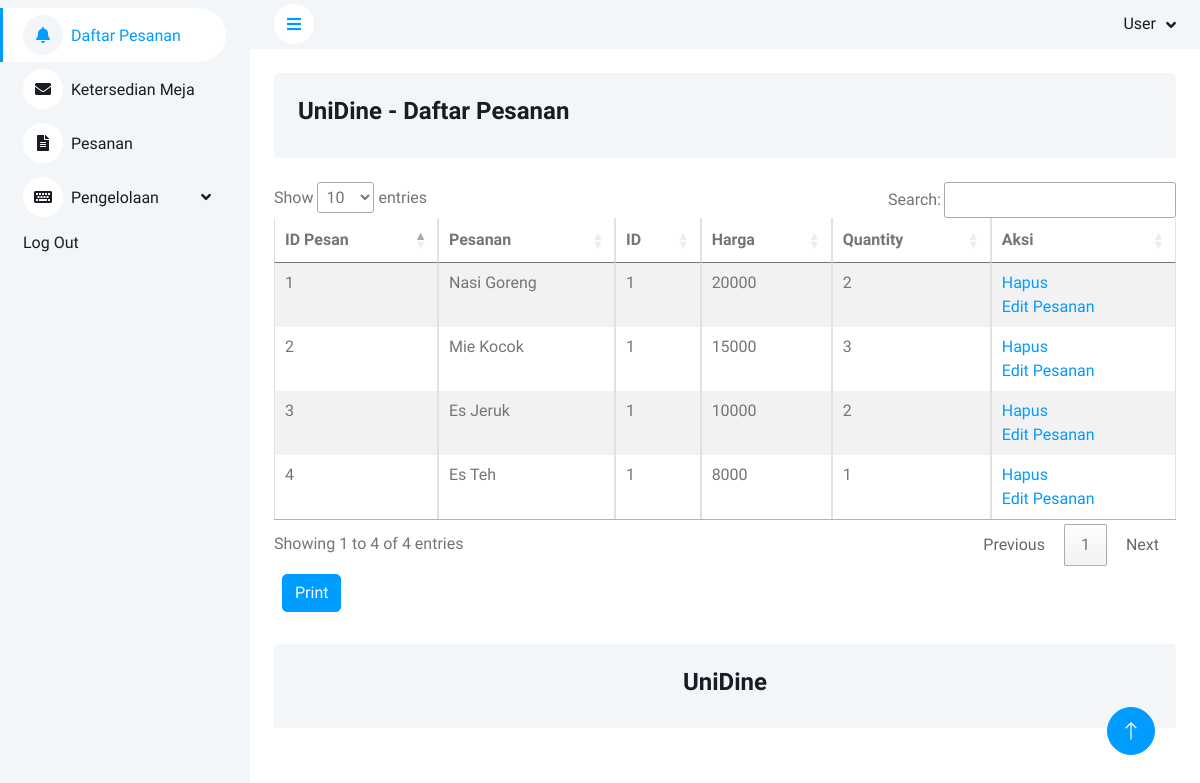
The page /EditPesanan.php?id=1 on the database its author committed.
### tables this page shows
CREATE TABLE `tbl_temp_pesanan` (
  `id_order` int(7) NOT NULL,
  `id_pesanan` varchar(55) NOT NULL,
  `id_menu` varchar(11) NOT NULL,
  `qt` int(4) NOT NULL
);

CREATE TABLE `tbl_menu` (
  `id` int(5) NOT NULL,
  `kd_menu` varchar(10) NOT NULL,
  `nama` varchar(200) NOT NULL,
  `deks` text NOT NULL,
  `kategori` varchar(50) NOT NULL,
  `harga` int(20) NOT NULL,
  `pic` varchar(200) NOT NULL,
  `status` varchar(50) NOT NULL
);

### EditPesanan.php (the view, shortened to what this page needs)
<!DOCTYPE html>
<html lang="en">
<head>
    <link href="https://cdnjs.cloudflare.com/ajax/libs/font-awesome/5.10.0/css/all.min.css" rel="stylesheet">
    <link href="https://cdn.jsdelivr.net/npm/bootstrap-icons@1.4.1/font/bootstrap-icons.css" rel="stylesheet">
    <link href="lib/owlcarousel/assets/owl.carousel.min.css" rel="stylesheet">
    <link href="lib/tempusdominus/css/tempusdominus-bootstrap-4.min.css" rel="stylesheet" />
    <link href="css/bootstrap.min.css" rel="stylesheet">
    <link href="css/style.css" rel="stylesheet">
    <link rel="stylesheet" href="//cdn.datatables.net/1.13.6/css/jquery.dataTables.min.css">
</head>
<body>
    <div class="container-xxl position-relative bg-white d-flex p-0">
        <div class="sidebar pe-4 pb-3">
            <nav class="navbar bg-light navbar-light">
                <div class="navbar-nav w-100 ">
                    <a href="index.php" class="nav-item nav-link active"><i class="fa fa-bell me-2"></i>Daftar Pesanan</a>
                    <a href="KetersediaanMeja.php" class="nav-item nav-link "><i class="fa fa-envelope me-2"></i>Ketersedian Meja</a>
                    <a href="Pesanan.php" class="nav-item nav-link"><i class="fa fa-file-alt me-2"></i>Pesanan</a>
                    <div class="nav-item dropdown">
                        <a href="#" class="nav-link dropdown-toggle" data-bs-toggle="dropdown"><i class="fa fa-keyboard me-2"></i>Pengelolaan</a>
                    </div>
                    <a href="Login.php" class="nav-item nav-link">Log Out</a>
                </div>
            </nav>
        </div>
        <div class="content">
            <nav class="navbar navbar-expand bg-light navbar-light sticky-top px-4 py-0">
                <a href="#" class="sidebar-toggler flex-shrink-0">
                    <i class="fa fa-bars"></i>
                </a>
                <div class="navbar-nav align-items-center ms-auto">
                    <div class="nav-item dropdown">
                        <a href="#" class="nav-link dropdown-toggle" data-bs-toggle="dropdown">
                            <span class="d-none d-lg-inline-flex">User</span>
                        </a>
                    </div>
                </div>
            </nav>
            <div class="container-fluid mb-4 pt-4 px-4 ">
                <div class="bg-light rounded-top p-4">
                    <div class="row">
                        <p class="h4"> UniDine - Daftar Pesanan</p>
                    </div>
                </div>
            </div>
             <section class="mx-4">
                <table id="myTable" class="table table-striped table-bordered table-responsive table-hover">
                    <thead>
                        <tr>
                        <th>ID Pesan</th>
                        <th>Pesanan</th>
                            <th>ID</th>
                            <th>Harga </th>
                            <th>Quantity</th>
                            <th>Aksi</th>
                        </tr>
                    </thead>
                    <tbody>
                    <?php
                        include "koneksi.php";
                        $id = $_GET['id'];
                        $data1 = mysqli_query($koneksi, "SELECT tbl_temp_pesanan.*, tbl_menu.*
                            FROM tbl_temp_pesanan,tbl_menu
                            WHERE tbl_temp_pesanan.id_pesanan=$id AND tbl_menu.id = tbl_temp_pesanan.id_menu");
                        while($row = mysqli_fetch_array($data1)){
                            $id = $row['id_order'];
                            echo "<td>{$row['id_order']}</td>";
                            echo "<td>{$row['nama']}</td>";
                            echo "<td>{$row['id_pesanan']}</td>";
                            echo "<td>{$row['harga']}</td>";
                            echo "<td>{$row['qt']}</td>";
                            echo "<td>
                             <a href='hapus.php?id={$id}'>Hapus</a></br>
                             <a href='Edit.php?id={$id}'>Edit Pesanan</a></td>";
                        }
                        ?>
                    </tbody>
                </table>
                <a href="#"><button type="button" class="btn btn-primary m-2">Print</button></a>
            </section>
            <div class="container-fluid pt-4 px-4">
                <div class="bg-light rounded-top p-4">
                    <div class="row ">
                        <p class="h4 text-center">UniDine</p>
                    </div>
                </div>
            </div>
        </div>
        <a href="#" class="btn btn-lg btn-primary btn-lg-square back-to-top"><i class="bi bi-arrow-up"></i></a>
    </div>
</body>
</html>

### css/style.css (style rules this page uses)
:root { --primary: #009CFF; --light: #F3F6F9; --dark: #191C24; }
.back-to-top { position: fixed; display: none; right: 45px; bottom: 45px; z-index: 99; }
.btn { transition: .5s; }
.btn.btn-primary { color: #FFFFFF; }
.btn-lg-square { width: 48px; height: 48px; }
.btn-square, .btn-sm-square, .btn-lg-square { padding: 0; display: inline-flex; align-items: center; justify-content: center; font-weight: normal; border-radius: 50px; }
.sidebar { position: fixed; top: 0; left: 0; bottom: 0; width: 250px; height: 100vh; overflow-y: auto; background: var(--light); transition: 0.5s; z-index: 999; }
.content { margin-left: 250px; min-height: 100vh; background: #FFFFFF; transition: 0.5s; }
@media (min-width: 992px) { .sidebar { margin-left: 0; } }
@media (min-width: 992px) { .content { width: calc(100% - 250px); } }
.sidebar .navbar .navbar-nav .nav-link { padding: 7px 20px; color: var(--dark); font-weight: 500; border-left: 3px solid var(--light); border-radius: 0 30px 30px 0; outline: none; }
.sidebar .navbar .navbar-nav .nav-link:hover, .sidebar .navbar .navbar-nav .nav-link.active { color: var(--primary); background: #FFFFFF; border-color: var(--primary); }
.sidebar .navbar .navbar-nav .nav-link i { width: 40px; height: 40px; display: inline-flex; align-items: center; justify-content: center; background: #FFFFFF; border-radius: 40px; }
.sidebar .navbar .navbar-nav .nav-link:hover i, .sidebar .navbar .navbar-nav .nav-link.active i { background: var(--light); }
.sidebar .navbar .dropdown-toggle::after { position: absolute; top: 15px; right: 15px; border: none; content: "\f107"; font-family: "Font Awesome 5 Free"; font-weight: 900; transition: .5s; }
.content .navbar .navbar-nav .nav-link { margin-left: 25px; padding: 12px 0; color: var(--dark); outline: none; }
.content .navbar .sidebar-toggler, .content .navbar .navbar-nav .nav-link i { width: 40px; height: 40px; display: inline-flex; align-items: center; justify-content: center; background: #FFFFFF; border-radius: 40px; }
.content .navbar .dropdown-toggle::after { margin-left: 6px; vertical-align: middle; border: none; content: "\f107"; font-family: "Font Awesome 5 Free"; font-weight: 900; transition: .5s; }

### rows shown on the page
tbl_temp_pesanan: id_order "1", id_menu.nama "Nasi Goreng", id_pesanan "1", id_menu.harga "20000", qt "2"
tbl_temp_pesanan: id_order "2", id_menu.nama "Mie Kocok", id_pesanan "1", id_menu.harga "15000", qt "3"
tbl_temp_pesanan: id_order "3", id_menu.nama "Es Jeruk", id_pesanan "1", id_menu.harga "10000", qt "2"
tbl_temp_pesanan: id_order "4", id_menu.nama "Es Teh", id_pesanan "1", id_menu.harga "8000", qt "1"
